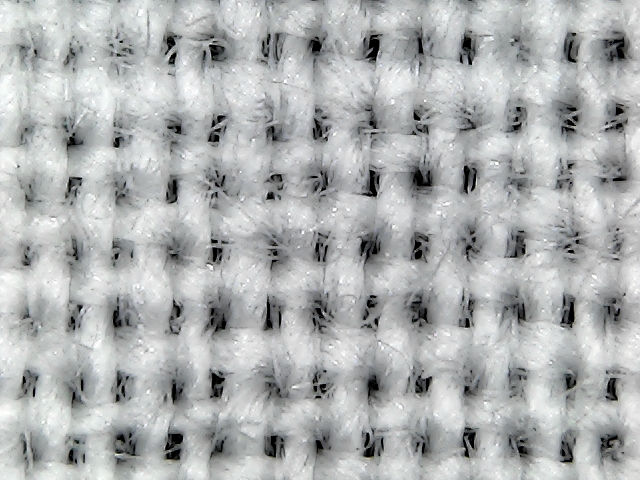
%> input picture 21.jpg, 640 x 480 px
$ octave --eval "result = backup(imread('21.jpg'));"   (GNU Octave 9; MATLAB toolbox functions it lacks are replaced by stand-ins)
%> lines starting %> are read from the running program, lines starting %| are printed output that depends on the picture; in (x1, y1, x2, y2) boxes, pixels count from 0 and x2, y2 are one past the last pixel; in counts of white or black regions, pixels touching at a corner belong together; the program's own positions count from 1
function hole = backup(I)

% we get the holes
Ipross = 1-im2bw(I);
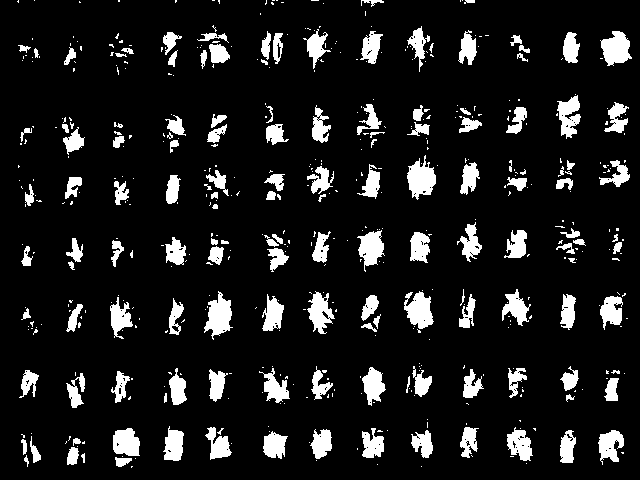
%> Ipross: size 480x640 double; values 0 (black) and 1 (white), 11.1% white; 522 white regions (380 under 20 px), largest, box (x1, y1, x2, y2) and area: (407, 155, 436, 200) 780, (204, 291, 233, 340) 780, (404, 291, 434, 329) 735
imshow(Ipross);
% clean the holes
SE = strel('square',5);
SE2= strel('square',2);
SE3 = strel('square',3);
%cleans the immage to make it more square
IE = imclose(Ipross,SE);
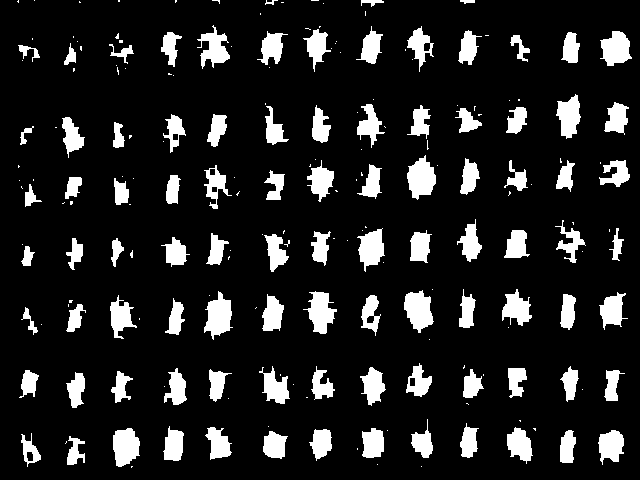
%> IE: size 480x640 double; values 0 (black) and 1 (white), 13.3% white; 206 white regions (112 under 20 px), largest, box (x1, y1, x2, y2) and area: (407, 155, 436, 200) 853, (404, 290, 434, 333) 843, (204, 291, 233, 340) 838
IE = imopen(IE,SE2);
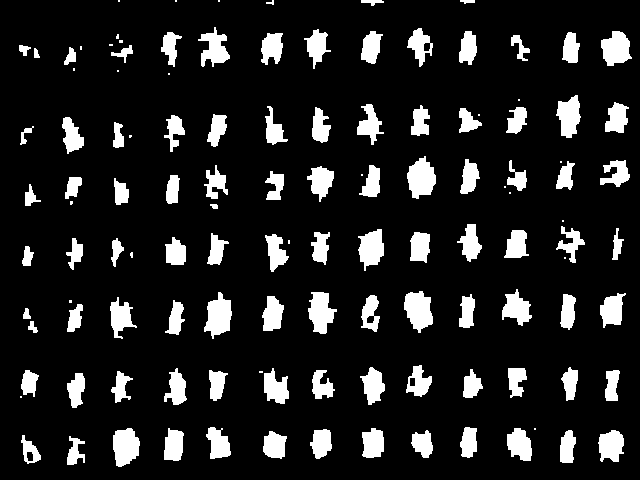
%> IE: size 480x640 double; values 0 (black) and 1 (white), 13% white; 123 white regions (26 under 20 px), largest, box (x1, y1, x2, y2) and area: (407, 156, 436, 199) 850, (404, 291, 433, 333) 840, (204, 292, 232, 339) 829
IE = imdilate(IE,SE3);
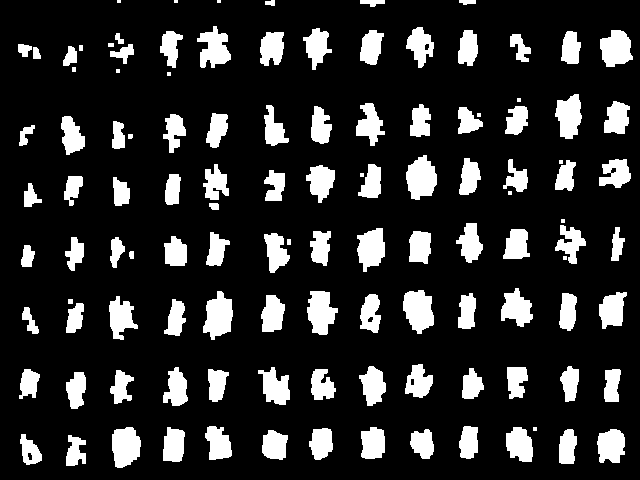
%> IE: size 480x640 double; values 0 (black) and 1 (white), 16.8% white; 117 white regions (13 under 20 px), largest, box (x1, y1, x2, y2) and area: (406, 155, 437, 200) 998, (403, 290, 434, 334) 990, (203, 291, 233, 340) 987
%gets the edge blobs removed.
Im = imclearborder(IE,8);
%> Im: size 480x640 double; values 0 (black) and 1 (white), 16.7% white; 111 white regions (10 under 20 px)
%we can ge the the area of the blobs and put in a histogram.
[L,N] = bwlabel(IE);
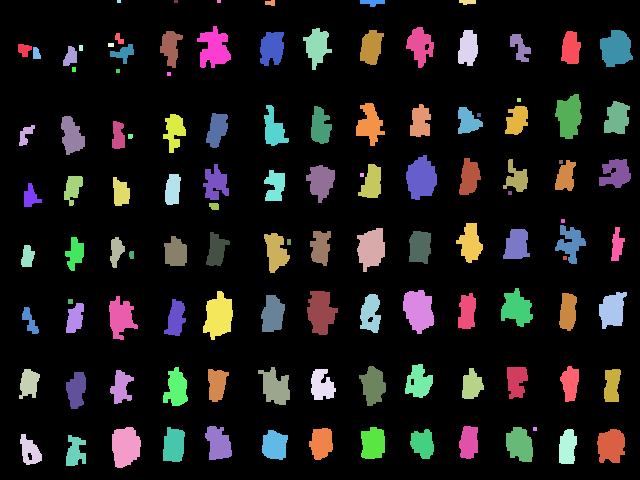
%> L: size 480x640 double; 118 distinct labels, from 0 to 117; one colour per label, 0 black
%> N = 117

figure, imshow(label2rgb(L));
%> after `imshow(label2rgb(L))`:
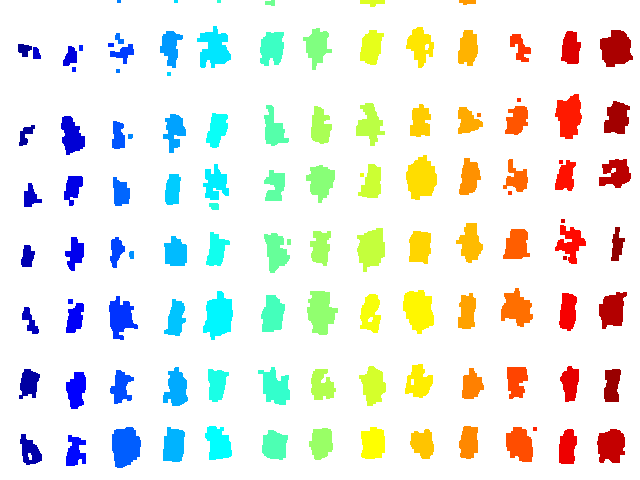
%> displayed picture: size 480x640x3, on the screen's scale of 0 to 255; mean R, G, B 235.1, 237.2, 230.1
f = regionprops(L);
%> f = 117 regions; largest, box (x1, y1, x2, y2), Area and Centroid: (406, 155, 437, 200) 998 [421.9 178.8], (403, 290, 434, 334) 990 [419.2 310.9], (203, 291, 233, 340) 987 [219.2 316.7], (112, 427, 141, 468) 936 [126.1 447.2], (307, 291, 338, 335) 933 [321.4 312.6]

% histogram
areas = cat(2,f(:).Area);
%> areas = 117 values, max 998 at index 78, min 12 at index 29, mean 441.2

histogram(areas);
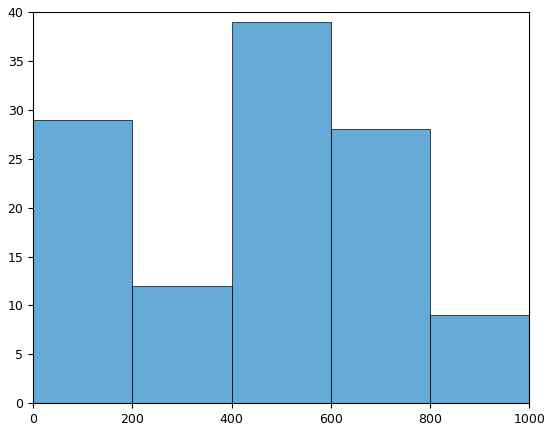
%> figure redrawn from the program's plot data; tallest bar 39 high, from x = 400 to 600
end
%> (the run ends here)

$ run again, on 22.jpg
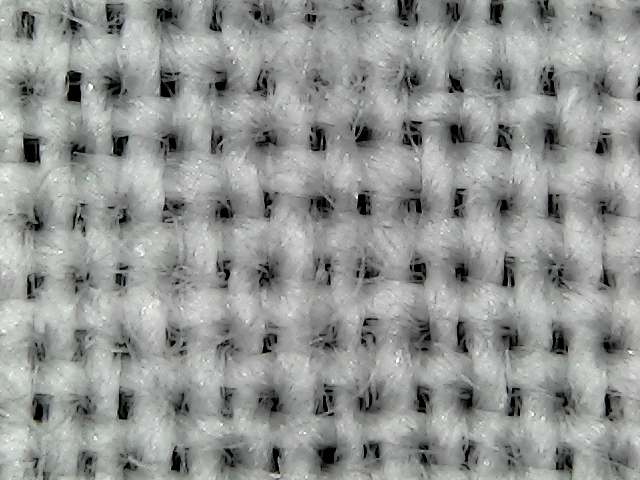
%> input picture 22.jpg, 640 x 480 px
%> Ipross: size 480x640 double; values 0 (black) and 1 (white), 22% white; 761 white regions (640 under 20 px), largest, box (x1, y1, x2, y2) and area: (400, 311, 441, 366) 1257, (310, 429, 350, 478) 1225, (254, 378, 290, 427) 1160
%> Im: size 480x640 double; values 0 (black) and 1 (white), 24.9% white; 107 white regions (12 under 20 px)
%> in backup, `[L,N] = bwlabel(IE);`:
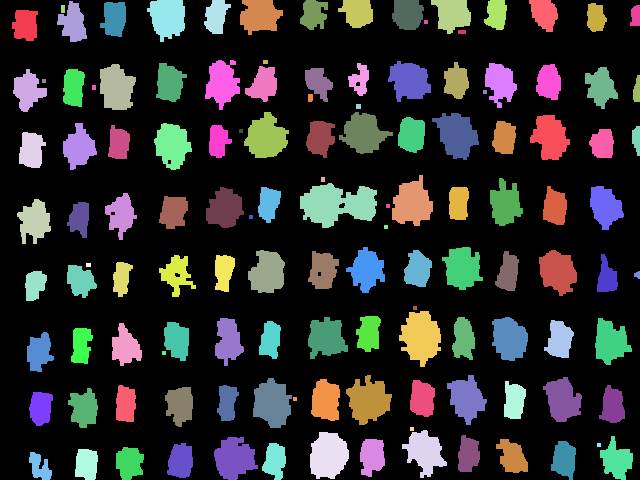
%> L: size 480x640 double; 128 distinct labels, from 0 to 127; one colour per label, 0 black
%> N = 127
%> f = 127 regions; largest, box (x1, y1, x2, y2), Area and Centroid: (300, 183, 377, 228) 2270 [338.1 204.9], (399, 311, 441, 367) 1583 [421.4 337.6], (346, 375, 392, 425) 1439 [369.1 401], (310, 432, 349, 479) 1427 [329 456.2], (392, 175, 433, 226) 1385 [412.8 204]
%> areas = 127 values, max 2270 at index 59, min 16 at index 9, mean 703
%> in backup, `histogram(areas);`:
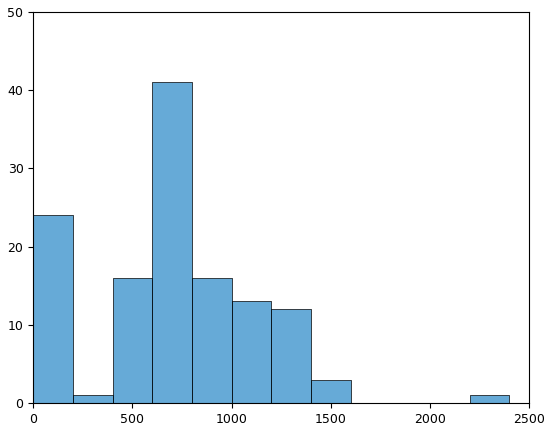
%> figure redrawn from the program's plot data; tallest bar 41 high, from x = 600 to 800

$ run again, on 23.jpg
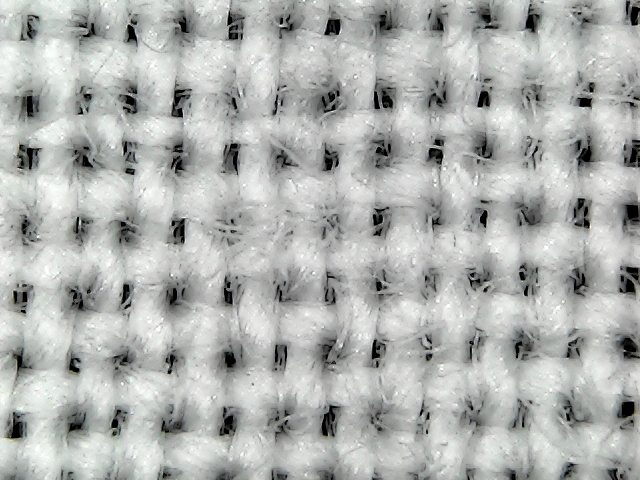
%> input picture 23.jpg, 640 x 480 px
%> Ipross: size 480x640 double; values 0 (black) and 1 (white), 11.3% white; 484 white regions (344 under 20 px), largest, box (x1, y1, x2, y2) and area: (316, 335, 349, 373) 617, (369, 136, 398, 169) 612, (514, 202, 545, 227) 564
%> Im: size 480x640 double; values 0 (black) and 1 (white), 14.7% white; 103 white regions (5 under 20 px)
%> in backup, `[L,N] = bwlabel(IE);`:
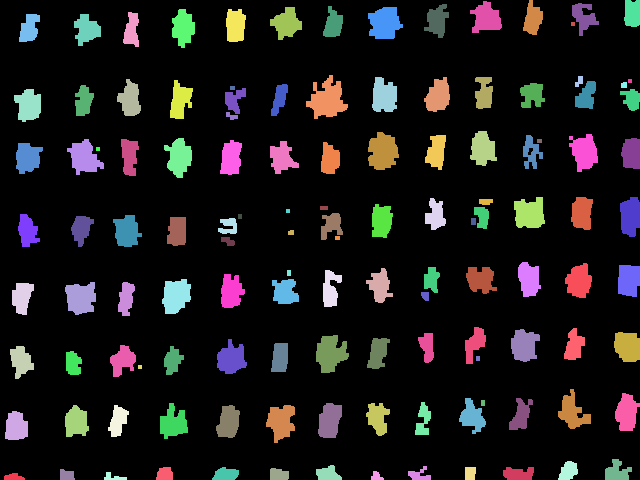
%> L: size 480x640 double; 125 distinct labels, from 0 to 124; one colour per label, 0 black
%> N = 124
%> f = 124 regions; largest, box (x1, y1, x2, y2), Area and Centroid: (306, 75, 348, 119) 1026 [327.8 100.1], (368, 132, 399, 170) 880 [383.3 152.2], (316, 335, 349, 373) 847 [331.2 354], (368, 7, 403, 39) 832 [385.2 23.8], (65, 282, 96, 315) 780 [81.4 298.7]
%> areas = 124 values, max 1026 at index 57, min 16 at index 17, mean 418.4
%> in backup, `histogram(areas);`:
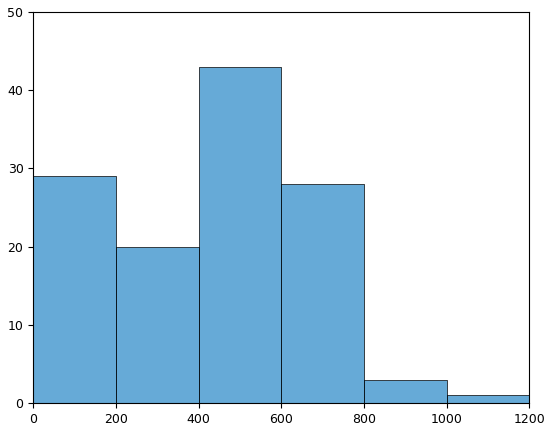
%> figure redrawn from the program's plot data; tallest bar 43 high, from x = 400 to 600

$ run again, on 24.jpg
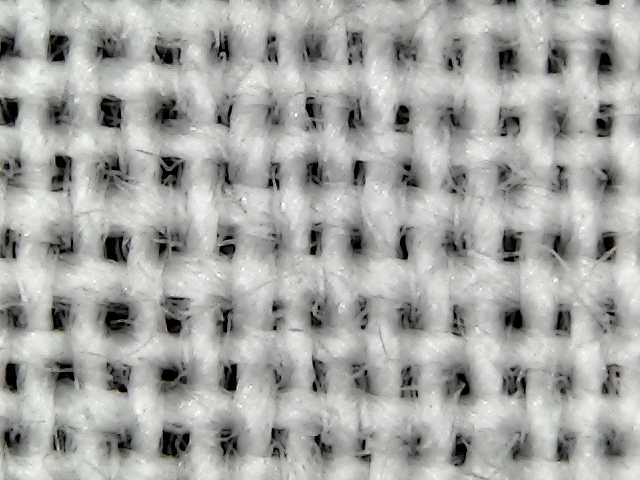
%> input picture 24.jpg, 640 x 480 px
%> Ipross: size 480x640 double; values 0 (black) and 1 (white), 16.6% white; 257 white regions (153 under 20 px), largest, box (x1, y1, x2, y2) and area: (97, 299, 137, 339) 1196, (155, 360, 194, 396) 1000, (442, 362, 474, 405) 933
%> Im: size 480x640 double; values 0 (black) and 1 (white), 19.9% white; 92 white regions (4 under 20 px)
%> L: size 480x640 double; 107 distinct labels, from 0 to 106
%> N = 106
%> f = 106 regions; largest, box (x1, y1, x2, y2), Area and Centroid: (96, 298, 138, 340) 1382 [117.7 319.1], (155, 359, 195, 396) 1187 [174.5 378.5], (442, 361, 475, 406) 1134 [459.3 383.4], (149, 93, 189, 133) 1123 [167.7 113.8], (94, 152, 132, 193) 1094 [113.6 173.4]
%> areas = 106 values, max 1382 at index 19, min 6 at index 106, mean 619.7
%> in backup, `histogram(areas);`:
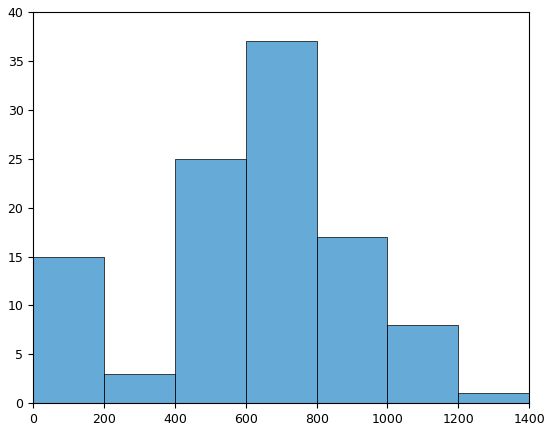
%> figure redrawn from the program's plot data; tallest bar 37 high, from x = 600 to 800
